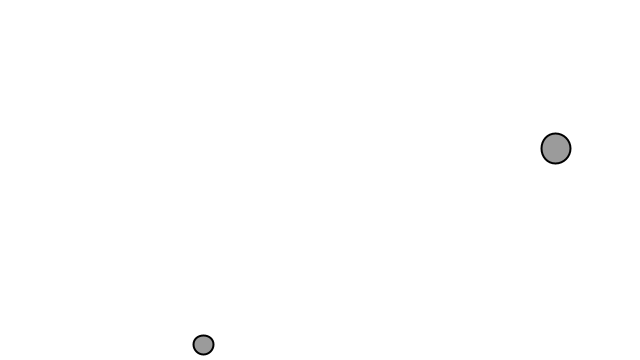
Frame 1 (no input)
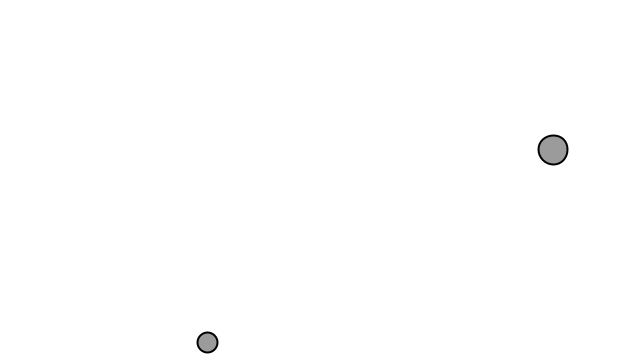
Frame 60 (the mouse pressed at the canvas centre just before this capture)
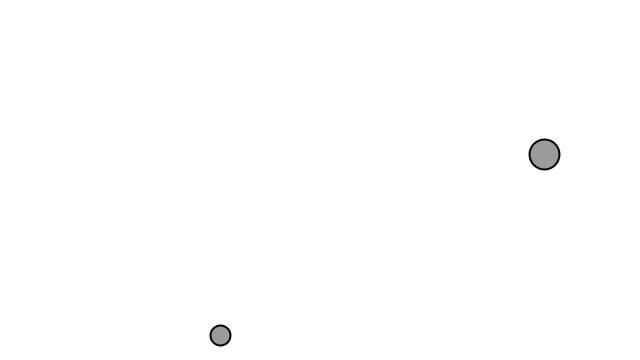
Frame 120 (the mouse held since frame 60 and released just before this capture)

The Processing sketch that drew these frames (run headless with seeded random() and noise(); from frame 60 on, the mouse is pressed at the canvas centre):

// Processing sketch: MutualAttraction
// ── MutualAttraction.pde
Mover mover_a;

Mover mover_b;

float g = 1.4;

void setup() {
  size(640, 360);

  mover_a = new Mover(random(0.5, 1), random(50, width), random(50, height));

  mover_b = new Mover(random(1, 2), random(50, width), random(50, height));
}

void draw() {
  background(255);

  PVector force = mover_a.attract(mover_b);

  mover_b.applyForce(force);

  mover_b.update();

  mover_b.checkEdges();

  mover_b.display();

  force = mover_b.attract(mover_a);

  mover_a.applyForce(force);

  mover_a.update();

  mover_a.checkEdges();

  mover_a.display();
}

// ── Mover.pde
class Mover {
  // location
  PVector location;

  // velocity
  PVector velocity;

  // acceleration
  PVector acceleration;

  // Mass is tied to size
  float mass;

  Mover(float m, float x, float y) {
    mass = m;

    location = new PVector(x, y);

    velocity = new PVector(0, 0);

    acceleration = new PVector(0, 0);
  }

  // Newton's 2nd law: F = m * a
  // or  a = F / m
  void applyForce(PVector force) {
    // Divide by mass
    PVector f = PVector.div(force, mass);

    // Accumulate all forces in acceleration
    acceleration.add(f);
  }

  void update() {
    // Velocity changes according to acceleration
    velocity.add(acceleration);

    // Location changes by velocity
    location.add(velocity);

    // We must clear acceleration each frame
    acceleration.mult(0);
  }

  // Draw Mover
  void display() {
    stroke(0);

    strokeWeight(2);

    fill(0, 100);

    ellipse(location.x, location.y, mass * 24, mass * 24);
  }

  PVector attract(Mover m) {
    // Calculate direction of force
    PVector force = PVector.sub(location, m.location);

    // Distance between objects
    float distance = force.mag();

    // Limiting the distance to eliminate "extreme" results for very close or very far objects
    distance = constrain(distance, 5.0, 25.0);

    // Normalize vector (distance doesn't matter here, we just want this vector for direction
    force.normalize();

    // Calculate gravitional force magnitude
    float strength = (g * mass * m.mass) / (distance * distance);

    // Get force vector --> magnitude * direction
    force.mult(strength);

    return force;
  }

  // Bounce off bottom of window
  void checkEdges() {
    if (location.x > width - mass * 12) {
      velocity.x *= -1;

      location.x = width - mass * 12;
    } else if (location.x < mass * 12) {
      velocity.x *= -1;

      location.x = mass * 12;
    }

    if (location.y > height - mass * 12) {
      velocity.y *= -1;

      location.y = height - mass * 12;
    } else if (location.y < mass * 12) {
      velocity.y *= -1;

      location.y = mass * 12;
    }
  }
}
